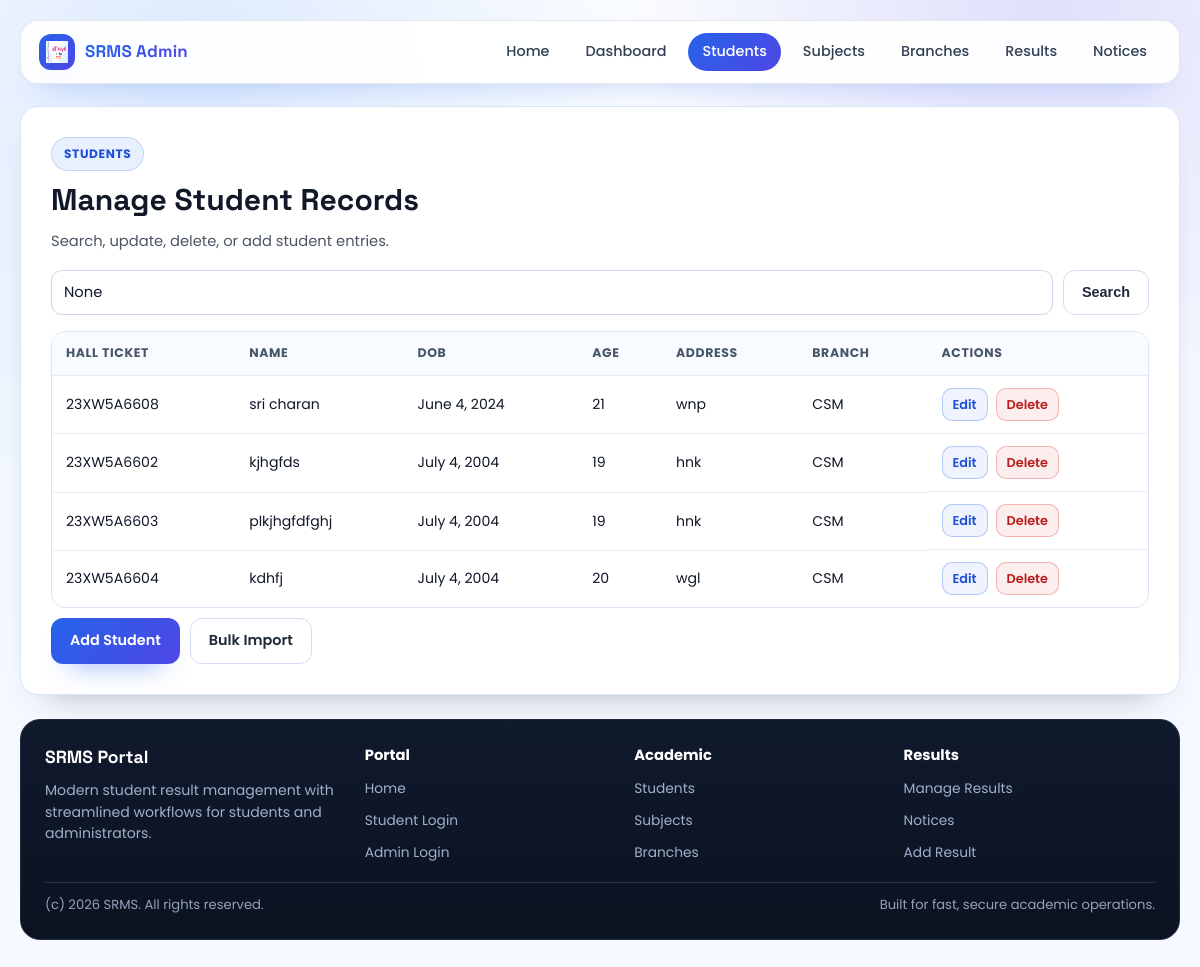
The page /student/ on the database its author committed.
### result/models.py (models this page shows, shortened)
class Student(models.Model):
    HallTicketNo=models.CharField(max_length=225,unique=True)
    name=models.CharField(max_length=225)
    dob=models.DateField(("Date"))
    age=models.IntegerField()
    address=models.TextField(max_length=225)
    branchName=models.ForeignKey("Branches",on_delete=models.CASCADE,default=2)

class Branches(models.Model):
    branchName=models.CharField(max_length=225)
    branchCode=models.IntegerField()
    creationDate=models.DateField(default=date.today)
    def __str__(self):
        return self.branchName

### result/views.py (the view)
# urls.py: path('student/',views.DisplayStudents,name="display_students"),
def DisplayStudents(request):
    studs=Student.objects.all()
    search_query = request.GET.get('q')
    if search_query:
        studs = studs.filter(HallTicketNo__icontains=search_query)  # Adjust to your search criteria
    context = {
        'studs': studs,
        'search_query': search_query,
    }
    return render(request, "display_students.html", context)

### result/templates/display_students.html (shortened to what this page needs)
{% load static %}
<!DOCTYPE html>
<html lang="en">
<head>
    <link rel="stylesheet" href="{% static 'modern_ui.css' %}">
</head>
<body>
<div class="page-shell">
    <div class="container">
        <header class="site-header">
            <div class="site-header-inner">
                <a class="brand" href="{% url 'base' %}">
                    <span class="brand-mark"><img src="{% static 'jntuh_logo.png' %}" alt="SRMS"></span>
                    <span>SRMS Admin</span>
                </a>
                <nav class="nav-links" aria-label="Admin Navigation">
                    <a class="nav-link" href="{% url 'base' %}">Home</a>
                    <a class="nav-link" href="{% url 'admin_page' %}">Dashboard</a>
                    <a class="nav-link active" href="{% url 'display_students' %}">Students</a>
                    <a class="nav-link" href="{% url 'manage_subjects' %}">Subjects</a>
                    <a class="nav-link" href="{% url 'manage_branches' %}">Branches</a>
                    <a class="nav-link" href="{% url 'manage_results' %}">Results</a>
                    <a class="nav-link" href="{% url 'manage_notices' %}">Notices</a>
                </nav>
            </div>
        </header>
        <main class="main-stack">
            <section class="panel">
                <span class="badge">Students</span>
                <h2>Manage Student Records</h2>
                <p class="panel-subtitle">Search, update, delete, or add student entries.</p>
                <form method="GET" action="{% url 'display_students' %}" class="search-form">
                    <input type="text" name="q" placeholder="Search by hall ticket number" value="{{ search_query }}">
                    <button class="btn btn-secondary" type="submit">Search</button>
                </form>
                <div class="table-wrap">
                    <table class="data-table">
                        <thead>
                            <tr>
                                <th>Hall Ticket</th>
                                <th>Name</th>
                                <th>DOB</th>
                                <th>Age</th>
                                <th>Address</th>
                                <th>Branch</th>
                                <th>Actions</th>
                            </tr>
                        </thead>
                        <tbody>
                            {% for item in studs %}
                            <tr>
                                <td>{{ item.HallTicketNo }}</td>
                                <td>{{ item.name }}</td>
                                <td>{{ item.dob }}</td>
                                <td>{{ item.age }}</td>
                                <td>{{ item.address }}</td>
                                <td>{{ item.branchName }}</td>
                                <td class="mini-actions">
                                    <a class="inline-link" href="{% url 'student_update' item.id %}">Edit</a>
                                    <a class="inline-link danger-link" href="{% url 'student_delete' item.id %}">Delete</a>
                                </td>
                            </tr>
                            {% empty %}
                            <tr>
                                <td colspan="7" class="empty-state">No students found.</td>
                            </tr>
                            {% endfor %}
                        </tbody>
                    </table>
                </div>
                <div class="form-actions">
                    <a class="btn btn-primary" href="{% url 'create_student' %}">Add Student</a>
                    <a class="btn btn-secondary" href="{% url 'student_upload' %}">Bulk Import</a>
                </div>
            </section>
        </main>
        {% include "partials/site_footer.html" %}
    </div>
</div>
</body>
</html>

### rows shown on the page
Student: HallTicketNo "23XW5A6608", name "sri charan", dob "June 4, 2024", age "21", address "wnp", branchName "CSM"
Student: HallTicketNo "23XW5A6602", name "kjhgfds", dob "July 4, 2004", age "19", address "hnk", branchName "CSM"
Student: HallTicketNo "23XW5A6603", name "plkjhgfdfghj", dob "July 4, 2004", age "19", address "hnk", branchName "CSM"
Student: HallTicketNo "23XW5A6604", name "kdhfj", dob "July 4, 2004", age "20", address "wgl", branchName "CSM"
